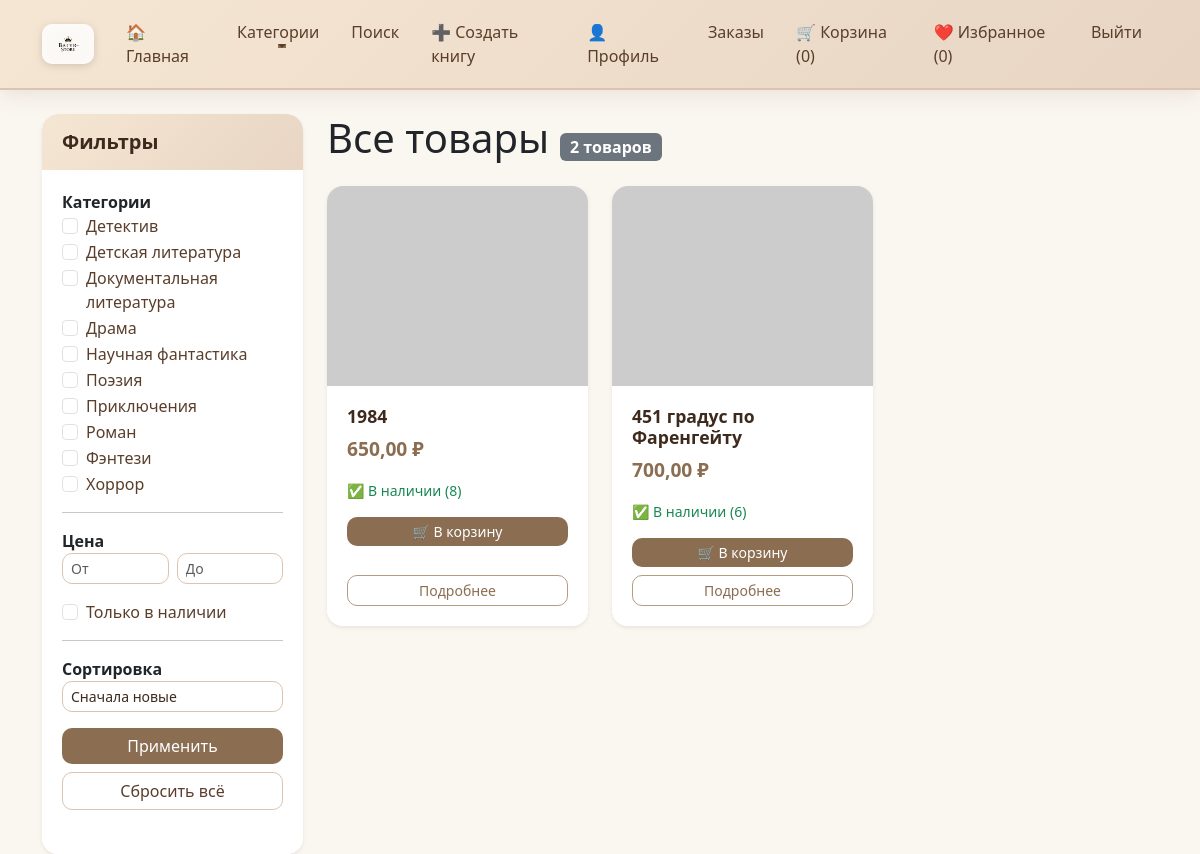
The app's page / (signed in) with its own data.
### core/shop/models.py (models this page shows, shortened)
class Category(models.Model):
    name = models.CharField(max_length=200, unique=True)
    slug = models.SlugField(max_length=200, unique=True)
    parent = models.ForeignKey('self', on_delete=models.CASCADE, null=True, blank=True, related_name='children')
    image = models.ImageField(upload_to=category_image_path, blank=True, null=True)
    created_at = models.DateTimeField(auto_now_add=True)
    class Meta:
        verbose_name_plural = 'Categories'
        ordering = ['name']

class Product(models.Model):
    category = models.ForeignKey(Category, on_delete=models.CASCADE, related_name='products')
    name = models.CharField(max_length=255)
    slug = models.SlugField(max_length=255, unique=True, blank=True)  # <-- разрешаем пустой для авто-генерации
    description = models.TextField()
    price = models.DecimalField(max_digits=10, decimal_places=2)
    discount = models.DecimalField(max_digits=5, decimal_places=2, default=0.00, help_text='Скидка в %')
    stock = models.PositiveIntegerField(default=0)
    available = models.BooleanField(default=True)
    image = models.ImageField(upload_to=product_image_path, blank=True, null=True)
    created_by = models.ForeignKey(User, on_delete=models.SET_NULL, null=True, blank=True, related_name='created_products')  # <-- добавлено
    created_at = models.DateTimeField(auto_now_add=True)
    updated_at = models.DateTimeField(auto_now=True)
    class Meta:
        ordering = ['-created_at']

### core/shop/views.py (the view)
# urls.py: path('', views.ProductListView.as_view(), name='product_list'),
class ProductListView(ListView):
    model = Product
    template_name = 'shop/product_list.html'
    context_object_name = 'products'
    paginate_by = 12
    def get_queryset(self):
        queryset = Product.objects.filter(available=True)
        category_slug = self.kwargs.get('category_slug')
        if category_slug:
            category = get_object_or_404(Category, slug=category_slug)
            queryset = queryset.filter(category=category)
        price_min = self.request.GET.get('price_min')
        price_max = self.request.GET.get('price_max')
        if price_min:
            queryset = queryset.filter(price__gte=price_min)
        if price_max:
            queryset = queryset.filter(price__lte=price_max)
        in_stock = self.request.GET.get('in_stock')
        if in_stock == 'on':
            queryset = queryset.filter(stock__gt=0)
        categories = self.request.GET.getlist('categories')
        if categories:
            queryset = queryset.filter(category__slug__in=categories)
        sort_by = self.request.GET.get('sort_by')
        if sort_by == 'price_asc':
            queryset = queryset.order_by('price')
        elif sort_by == 'price_desc':
            queryset = queryset.order_by('-price')
        elif sort_by == 'newest':
            queryset = queryset.order_by('-created_at')
        elif sort_by == 'name':
            queryset = queryset.order_by('name')
        else:
            queryset = queryset.order_by('-created_at')
        return queryset
    def get_context_data(self, **kwargs):
        context = super().get_context_data(**kwargs)
        context['current_filters'] = self.request.GET.copy()
        context['all_categories'] = Category.objects.all()
        if 'category_slug' in self.kwargs:
            context['current_category'] = get_object_or_404(Category, slug=self.kwargs['category_slug'])
        return context

### templates/shop/product_list.html (shortened to what this page needs)
{% extends 'base.html' %}
{% block content %}
<div class="row">
    <div class="col-md-3">
        <div class="card shadow-sm mb-4">
            <div class="card-header bg-primary text-white">
                <h5 class="mb-0">Фильтры</h5>
            </div>
            <div class="card-body">
                <form method="get" id="filter-form">
                    <div class="mb-3">
                        <label class="fw-bold">Категории</label>
                        {% for category in all_categories %}
                            <div class="form-check">
                                <input class="form-check-input category-checkbox"
                                       type="checkbox"
                                       name="categories"
                                       value="{{ category.slug }}"
                                       id="cat-{{ category.slug }}"
                                       {% if category.slug in current_filters.categories %}checked{% endif %}>
                                <label class="form-check-label" for="cat-{{ category.slug }}">
                                    {{ category.name }}
                                </label>
                            </div>
                        {% empty %}
                            <p class="text-muted small">Нет категорий</p>
                        {% endfor %}
                    </div>
                    <hr>
                    <div class="mb-3">
                        <label class="fw-bold">Цена</label>
                        <div class="row g-2">
                            <div class="col-6">
                                <input type="number"
                                       name="price_min"
                                       class="form-control form-control-sm"
                                       placeholder="От"
                                       value="{{ current_filters.price_min }}">
                            </div>
                            <div class="col-6">
                                <input type="number"
                                       name="price_max"
                                       class="form-control form-control-sm"
                                       placeholder="До"
                                       value="{{ current_filters.price_max }}">
                            </div>
                        </div>
                    </div>
                    <div class="mb-3">
                        <div class="form-check">
                            <input class="form-check-input"
                                   type="checkbox"
                                   name="in_stock"
                                   id="in_stock"
                                   {% if current_filters.in_stock %}checked{% endif %}>
                            <label class="form-check-label" for="in_stock">
                                Только в наличии
                            </label>
                        </div>
                    </div>
                    <hr>
                    <div class="mb-3">
                        <label class="fw-bold">Сортировка</label>
                        <select name="sort_by" class="form-select form-select-sm">
                            <option value="newest" {% if current_filters.sort_by == 'newest' %}selected{% endif %}>
                                Сначала новые
                            </option>
                        </select>
                    </div>
                    <div class="d-grid gap-2">
                        <button type="submit" class="btn btn-primary">Применить</button>
                        <a href="{% url 'shop:product_list' %}" class="btn btn-outline-secondary">Сбросить всё</a>
                    </div>
                </form>
            </div>
        </div>
    </div>
    <div class="col-md-9">
        <h1 class="mb-4">
            {% if current_category %}
                {{ current_category.name }}
            {% else %}
                Все товары
            {% endif %}
            <span class="badge bg-secondary fs-6">{{ page_obj.paginator.count }} товаров</span>
        </h1>
        <div class="row">
            {% for product in products %}
                <div class="col-md-4 col-sm-6 mb-4">
                    <div class="card h-100 shadow-sm">
                        {% if product.image %}
                            <img src="{{ product.image.url }}" class="card-img-top" alt="{{ product.name }}" style="height: 180px; object-fit: cover;">
                        {% else %}
                            <img src="https://via.placeholder.com/300x180" class="card-img-top" alt="No image">
                        {% endif %}
                        <div class="card-body d-flex flex-column">
                            <h5 class="card-title">{{ product.name }}</h5>
                            <p class="card-text">
                                {% if product.discount > 0 %}
                                    <span class="text-muted text-decoration-line-through">{{ product.price }} ₽</span>
                                    <span class="text-danger fw-bold">{{ product.final_price }} ₽</span>
                                    <span class="badge bg-success">-{{ product.discount }}%</span>
                                {% else %}
                                    <span class="fw-bold">{{ product.price }} ₽</span>
                                {% endif %}
                            </p>
                            <p class="small">
                                {% if product.stock > 0 %}
                                    <span class="text-success">✅ В наличии ({{ product.stock }})</span>
                                {% else %}
                                    <span class="text-danger">❌ Нет в наличии</span>
                                {% endif %}
                            </p>
                            {% if user.is_authenticated and product.stock > 0 %}
                                <button class="btn btn-success btn-sm add-to-cart-btn mb-2"
                                        data-url="{% url 'cart:api_add' product.slug %}">
                                    🛒 В корзину
                                </button>
                            {% elif user.is_authenticated %}
                                <button class="btn btn-secondary btn-sm mb-2" disabled>
                                    Нет в наличии
                                </button>
                            {% else %}
                                <a href="{% url 'account_login' %}" class="btn btn-outline-secondary btn-sm mb-2">
                                    🔒 Войдите, чтобы купить
                                </a>
                            {% endif %}
                            <a href="{% url 'shop:product_detail' product.slug %}" class="btn btn-outline-primary btn-sm mt-auto">
                                Подробнее
                            </a>
                        </div>
                    </div>
                </div>
            {% empty %}
                <div class="col-12">
                    <div class="alert alert-info">
                        Товаров с такими параметрами не найдено.
                    </div>
                </div>
            {% endfor %}
        </div>
    </div>
</div>
{% endblock %}

### templates/base.html (shortened to what this page needs)
<!DOCTYPE html>
<html lang="ru">
<head>
    <link href="https://cdn.jsdelivr.net/npm/bootstrap@5.3.0/dist/css/bootstrap.min.css" rel="stylesheet">
    {% load static %}
    <link rel="stylesheet" href="{% static 'css/style.css' %}">
</head>
<body>
    <nav class="navbar navbar-expand-lg">
        <div class="container">
            <a class="navbar-brand" href="{% url 'shop:product_list' %}">
                <img src="{% static 'images/logo.png' %}" alt="Логотип" height="40" class="d-inline-block align-top" style="background: rgba(255,255,255,0.85); padding: 4px 10px; border-radius: 10px; box-shadow: 0 2px 8px rgba(0,0,0,0.06);">
            </a>
            <div class="collapse navbar-collapse" id="navbarNav">
                <ul class="navbar-nav me-auto">
                    <li class="nav-item">
                        <a class="nav-link" href="{% url 'shop:product_list' %}">🏠 Главная</a>
                    </li>
                    <li class="nav-item dropdown">
                        <a class="nav-link dropdown-toggle" href="#" id="categoriesDropdown" role="button" data-bs-toggle="dropdown">
                            Категории
                        </a>
                    </li>
                    <li class="nav-item">
                        <a class="nav-link" href="{% url 'shop:search' %}">Поиск</a>
                    </li>
                    {% if user.is_authenticated %}
                        <li class="nav-item">
                            <a class="nav-link" href="{% url 'shop:product_create' %}">➕ Создать книгу</a>
                        </li>
                    {% endif %}
                </ul>
                <ul class="navbar-nav">
                    {% if user.is_authenticated %}
                        <li class="nav-item">
                            <a class="nav-link" href="{% url 'users:profile' %}">
                                👤 Профиль
                            </a>
                        </li>
                        <li class="nav-item">
                            <a class="nav-link" href="{% url 'orders:history' %}">Заказы</a>
                        </li>
                        <li class="nav-item">
                            <a class="nav-link" href="{% url 'cart:detail' %}">
                                🛒 Корзина (<span class="cart-count">{{ cart_total_items|default:0 }}</span>)
                            </a>
                        </li>
                        <li class="nav-item">
                            <a class="nav-link" href="{% url 'shop:favorite_list' %}">
                                ❤️ Избранное (<span class="favorites-count">{{ user.favorites.count|default:0 }}</span>)
                            </a>
                        </li>
                        <li class="nav-item">
                            <a class="nav-link" href="{% url 'account_logout' %}">Выйти</a>
                        </li>
                    {% endif %}
                </ul>
            </div>
        </div>
    </nav>
    <div class="container mt-4">
        {% block content %}{% endblock %}
    </div>
</body>
</html>

### records on screen
Category: name "Детектив"
Category: name "Детская литература"
Category: name "Документальная литература"
Category: name "Драма"
Category: name "Научная фантастика"
Category: name "Поэзия"
Category: name "Приключения"
Category: name "Роман"
Category: name "Фэнтези"
Category: name "Хоррор"
Product: name "1984", price "650,00", stock "8", shows "🛒 В корзину"
Product: name "451 градус по Фаренгейту", price "700,00", stock "6", shows "🛒 В корзину"

### other values on screen
{{ cart_total_items|default:0 }} "0"
{{ user.favorites.count|default:0 }} "0"
{{ page_obj.paginator.count }} "2"
